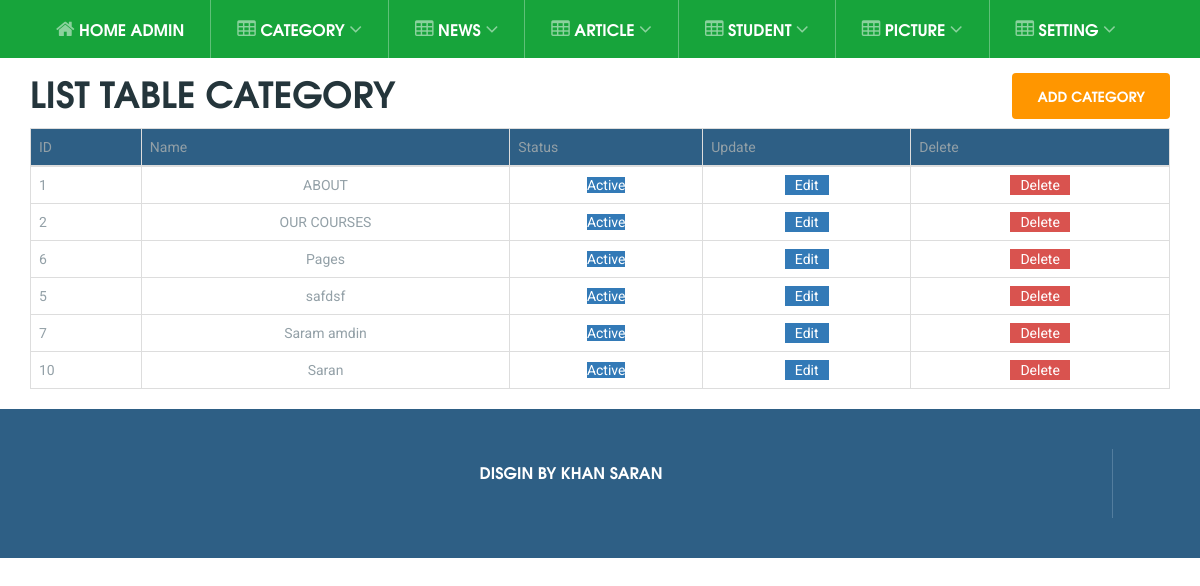
The app's page /admin/student/index.php (signed in) with its own data.
### tables this page shows
CREATE TABLE `category` (
  `id` int(10) UNSIGNED NOT NULL,
  `name` varchar(255) DEFAULT NULL,
  `status` smallint(6) DEFAULT NULL,
  `ordering` smallint(6) DEFAULT NULL,
  `date` datetime DEFAULT NULL
);

### admin/student/index.php (the view, shortened to what this page needs)
<?php include('../../config/session.php'); ?>
<?php require_once('../headlink.php'); ?>
    <?php require_once('../header.php'); ?>
    <section class="p-10">
        <div class="container">
            <h2 style="padding: 15px 0 !important;"> List Table Category </h2>
            <div style="float: right;margin-top: -55px;"><a href="<?php echo BASE_URL_ADMIN; ?>cat/add.php" class="btn"> Add Category </a></div>
            <div class="col-12 col-md-12 col-xl-12" style="clear: both;margin:0; padding:0;">
                <table class="table table-bordered">
                  <thead style="background: #2e5f85">
                    <tr>
                      <th scope="col">ID</th>
                      <th scope="col">Name</th>
                      <th scope="col">Status</th>
                      <th scope="col">Update</th>
                      <th scope="col">Delete</th>
                    </tr>
                  </thead>
                  <tbody>
                    <?php $sql_cat = "SELECT * FROM category WHERE status = 1";
                        $result_cat = $conn->query($sql_cat);
                        if ($result_cat->num_rows > 0) {
                            while($row = $result_cat->fetch_assoc()) {
                            	if($row['status']==1){
                            		$status = '<span class="btn-primary"> Active </span>';
                            	}else{
                            		$status = '<span class="btn-danger"> Desable </span>';
                            	}
                                echo '<tr>
                                  <th scope="row">'.$row['id'].'</th>
                                  <td>'.$row['name'].'</td>
                                  <td>'.$status.'</td>
                                  <td> <a style="padding:2px 10px !important;" class="btn-primary" href="#"> Edit </a></td>
                                  <td><a style="padding:2px 10px !important;" class="btn-danger" href="#"> Delete </a></td>
                                </tr>';
                            }
                        }
                    ?>
                  </tbody>
                </table>
            </div>
        </div>
    </section>
    <?php require_once('../footer.php'); ?>
    <?php require_once('../footerlink.php'); ?>

### records on screen
category: id "1", name "ABOUT", status "Active"
category: id "2", name "OUR COURSES", status "Active"
category: id "6", name "Pages", status "Active"
category: id "5", name "safdsf", status "Active"
category: id "7", name "Saram amdin", status "Active"
category: id "10", name "Saran", status "Active"
